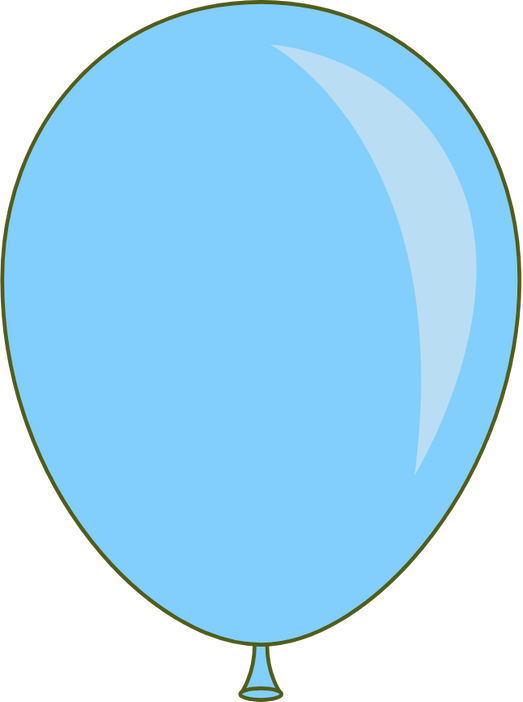
#> input picture assets/BalloonBlue.png, 523 x 702 px
$ python jigsaw_puzzle_generator.py --image ../assets/BalloonBlue.png
#> lines starting #> are read from the running program, lines starting #| are printed output that depends on the picture; after the words box and inside, x2 and y2 are one past the last pixel; in counts of white or black regions, pixels touching at a corner belong together
import os
import sys
import argparse
from pathlib import Path

import numpy
from PIL import Image, ImageDraw

t_FEMALE = 1
t_MALE = 2
t_LINE = 3

def computeBezierPoint(points, t):
    tSquared = t * t
    tCubed = tSquared * t

    cx = 3.0 * (points[1][0] - points[0][0]);
    bx = 3.0 * (points[2][0] - points[1][0]) - cx;
    ax = points[3][0] - points[0][0] - cx - bx;

    cy = 3.0 * (points[1][1] - points[0][1]);
    by = 3.0 * (points[2][1] - points[1][1]) - cy;
    ay = points[3][1] - points[0][1] - cy - by;

    x = (ax * tCubed) + (bx * tSquared) + (cx * t) + points[0][0];
    y = (ay * tCubed) + (by * tSquared) + (cy * t) + points[0][1];

    return (x,y)

def computerBezier(points,num):
    dt = 1.0/num
    curvePoints = []

    for i  in range(0,num) :
        p = computeBezierPoint(points,dt * i )
        curvePoints.append(p)

    return curvePoints


def polygonCropImage(im,polygon,name):
    imArray = numpy.asarray(im)

    # create mask
    #polygon = [(0,0),(0,200),(200,200)]
    maskIm = Image.new('L', (imArray.shape[1], imArray.shape[0]), 0)
    ImageDraw.Draw(maskIm).polygon(polygon, outline=1, fill=1)
    mask = numpy.array(maskIm)

    # assemble new image (uint8: 0-255)
    newImArray = numpy.empty(imArray.shape,dtype='uint8')

    # colors (three first columns, RGB)
    newImArray[:,:,:3] = imArray[:,:,:3]

    # transparency (4th column)
    newImArray[:,:,3] = mask*255

    # back to Image from numpy
    newIm = Image.fromarray(newImArray, "RGBA")
    newIm.save(name)

#we assume the (0,0) is at the center of the rectangle
class PieceOutLine():
    def __init__(self,width,height,ar,cr):
        self.w = width
        self.h = height
        self.arcRatio = ar
        self.connectRatio = cr
        self.pointNum = 300;

    def genRightFemaleArc(self,istop):
        halfW = self.w * 0.5
        halfH = self.h * 0.5
        arcW = self.w * self.arcRatio
        connectW = self.h * self.connectRatio

        top = (halfW,-halfH)
        bottom = (halfW + arcW, -connectW * 0.5)
        dw = bottom[0] - top[0]
        dh = bottom[1] - top[1]

        points = [ top,(top[0] +  dw/3 + 8,top[1] + dh/3),(top[0] + 2*dw/3 + 8,top[1] + dh * 2/3),bottom ]

        curvPoints = []
        if not istop:
            curvPoints = computerBezier(points, self.pointNum )
        else:
            left = []
            for p in reversed(points):
                left.append((p[0],-p[1]))
            curvPoints = computerBezier(left, self.pointNum )

        return curvPoints;

    def genRightFemaleConnect(self,left):
        halfW = self.w * 0.5
        halfH = self.h * 0.5
        arcW = self.w * self.arcRatio
        connectW = self.h * self.connectRatio

        startX = halfW + arcW
        startY = -connectW * 0.5

        endX = startX - connectW
        endY = 0
        points = [
                (startX,startY),
                (endX + (startX - endX)*3/5, -startY*2/3),
                (endX,2 * startY),
                (endX,endY)
                ]

        curvPoints = []
        if not left:
            curvPoints = computerBezier(points, self.pointNum )
        else:
            left = []
            for p in reversed(points):
                left.append((p[0],-p[1]))
            curvPoints = computerBezier(left, self.pointNum )

        return curvPoints

    def genBottomFemaleArc(self,isLeft):
        halfW = self.w * 0.5
        halfH = self.h * 0.5
        arcH = self.h * self.arcRatio
        connectW = self.w * self.connectRatio

        right = (halfW,halfH)
        left =  (connectW * 0.5,halfH + arcH)
        dw = right[0] - left[0]
        dh = left[1] - right[1]

        points = [ right,(right[0] - dw/3,right[1] + dh/3 + 8),(right[0] - 2*dw/3,right[1] + dh * 2/3 + 8),left]


        curvPoints = []
        if not isLeft:
            curvPoints = computerBezier(points, self.pointNum )
        else:
            left = []
            for p in reversed(points):
                left.append((-p[0],p[1]))
            curvPoints = computerBezier(left, self.pointNum )

        return curvPoints;

    def genBottomFemaleConnect(self,left):
        halfW = self.w * 0.5
        halfH = self.h * 0.5
        arcH = self.h * self.arcRatio
        connectW = self.w * self.connectRatio

        startX = connectW * 0.5
        startY = halfH + arcH

        endX = 0
        endY = startY - connectW
        points = [
                (startX,startY),
                (-startX*2/3 ,endY + (startY - endY)*3/5 ),
                (2*startX,endY),
                (endX,endY)
                ]

        curvPoints = []
        if not left:
            curvPoints = computerBezier(points, self.pointNum )
        else:
            left = []
            for p in reversed(points):
                left.append((-p[0],p[1]))
            curvPoints = computerBezier(left, self.pointNum )

        return curvPoints

    def genRightFemale(self):
        rightArc = self.genRightFemaleArc(False)
        right = self.genRightFemaleConnect(False)
        left = self.genRightFemaleConnect(True)
        leftArc = self.genRightFemaleArc(True)

        curvPoints = rightArc + right + left + leftArc
        return curvPoints;

    def genRightMale(self):
        halfW = self.w * 0.5
        points = self.genRightFemale()
        curvPoints = []
        for p in points:
            curvPoints.append((p[0] + (halfW - p[0]) * 2, p[1]) )
        return curvPoints

    def genRightLine(self):
        return [ ( self.w *0.5, self.h *0.5 ) ]

    def genLeftMale(self):
        halfW = self.w * 0.5
        points = self.genRightFemale()
        curvPoints = []
        for p in points:
            curvPoints.append( (p[0] - halfW * 2, p[1]) )
        return reversed(curvPoints)

    def genLeftFemale(self):
        halfW = self.w * 0.5
        points = self.genLeftMale()
        curvPoints = []
        for p in points:
            curvPoints.append(((-p[0] - halfW)*2 + p[0],p[1]))
        return curvPoints

    def genLeftLine(self):
        return [ ( -self.w*0.5, -self.h*0.5 ) ]

    def genBottomFemale(self):
        rightArc = self.genBottomFemaleArc(False)
        right = self.genBottomFemaleConnect(False)
        left = self.genBottomFemaleConnect(True)
        leftArc = self.genBottomFemaleArc(True)

        curvPoints = rightArc + right + left + leftArc
        return curvPoints;

    def genBottomMale(self):
        halfH = self.h * 0.5
        points = self.genBottomFemale()
        curvPoints = []
        for p in points:
            curvPoints.append((p[0],(halfH - p[1])*2 + p[1] ))
        return curvPoints

    def genBottomLine(self):
        return [ ( -self.w*0.5, self.h*0.5 ) ]

    def genTopMale(self):
        points = self.genBottomFemale()
        curvPoints = []
        for p in points:
            curvPoints.append((p[0],p[1] - self.h))

        return reversed(curvPoints)

    def genTopFemale(self):
        halfH = self.h * 0.5
        points = self.genTopMale()
        curvPoints = []
        for p in points:
            curvPoints.append((p[0],(-p[1] - halfH )*2 + p[1] ))
        return curvPoints

    def genTopLine(self):
        return [ ( self.w*0.5, -self.h*0.5 ) ]

    def genOutLine(self,pieceBorders):
        curvPoints = [ ]
        curvPoints.append((self.w * 0.5, self.h *0.5));
        func = [
                {
                    t_FEMALE:   self.genBottomFemale,
                    t_MALE:     self.genBottomMale,
                    t_LINE:     self.genBottomLine,
                },

                {
                    t_FEMALE:   self.genLeftFemale,
                    t_MALE:     self.genLeftMale,
                    t_LINE:     self.genLeftLine,
                },
                {
                    t_FEMALE:   self.genTopFemale,
                    t_MALE:     self.genTopMale,
                    t_LINE:     self.genTopLine,
                },
                {
                    t_FEMALE:   self.genRightFemale,
                    t_MALE:     self.genRightMale,
                    t_LINE:     self.genRightLine,
                },
        ]

        i =  0
        for f in func:
            curvPoints += f[pieceBorders[i]]()
            i = i + 1

        return curvPoints


class PieceInfo():
    def __init__(self,size,rowNum,colNum,ar,cr):
        self.w = size[0]/colNum
        self.h = size[1]/rowNum
        self.rowNum = rowNum
        self.colNum = colNum
        self.arcRatio = ar
        self.connectRatio = cr

    def getPieceInfo(self,row,col):
        arcW = self.w * self.arcRatio
        arcH = self.h * self.arcRatio
        connectW = self.w * self.connectRatio
        connectH = self.h * self.connectRatio
        borders = []

        t = t_MALE

        if (row + col)%2 == 0 :
            t = t_FEMALE

        if t == t_FEMALE:
            borders = [t_MALE,t_FEMALE,t_MALE,t_FEMALE]
        else:
            borders = [t_FEMALE,t_MALE,t_FEMALE,t_MALE]

        if col == 0:
            borders[1] = t_LINE

        if row == 0:
            borders[2] = t_LINE

        if (row + 1) == self.rowNum:
            borders[0] = t_LINE

        if (col + 1) == self.colNum:
            borders[3] = t_LINE

        topX = self.w * col
        topY =  self.h *row
        bottomX = self.w * (col + 1)
        bottomY = self.h *(row + 1)
        centerX = self.w * 0.5
        centerY = self.h * 0.5

        #bottom
        if borders[0] == t_MALE:
            bottomY += (connectW - arcH)
        elif borders[0] == t_FEMALE:
            bottomY += arcH

        #left
        if borders[1] == t_MALE:
            topX -= (connectH - arcW)
            centerX += (connectH - arcW)
        elif borders[1] == t_FEMALE:
            topX -= arcW
            centerX += arcW
        #Top
        if borders[2] == t_MALE:
            topY -= (connectW - arcH)
            centerY += (connectW - arcH)
        elif borders[2] == t_FEMALE:
            topY -= arcH
            centerY += arcH

        #right
        if borders[3] == t_MALE:
            bottomX += (connectH - arcW)
        elif borders[3] == t_FEMALE:
            bottomX += arcW

        return (
                int(round(topX)),
                int(round(topY)),
                int(round(bottomX)),
                int(round(bottomY))
                ),(centerX,centerY),borders

def createPuzzlePieces(name,row,col,outPrefix):
#> called with name = '../assets/BalloonBlue.png', row = 4, col = 4, outPrefix = 'puzzle_pieces/piece_'
    im = Image.open(name).convert("RGBA")
#> im is the input picture: PIL image 523x702 RGBA; mean R, G, B, A 96.5, 147.8, 175.7, 182.1
    arcRatio = 0.07
    connectRatio = 0.3
    r = 3

    info = PieceInfo(im.size,row,col,arcRatio,connectRatio)

    outLine = PieceOutLine(im.size[0]/col,im.size[1]/row,arcRatio,connectRatio)

    w =im.size[0]/col
#> w = 130.8
    h = im.size[1]/row
#> h = 175.5

    draw = ImageDraw.Draw(im)
    outLinePoints = []
    json="{"
    first = True
    for i in range (0,row):
        for j in range (0,col):
            rect,center,borders = info.getPieceInfo(i,j)
            name = outPrefix + str(i) + "_" + str(j)
            if not first:
                json +=","
            first = False

            json +="\n    \"" + os.path.basename(name) + "\":[" + str(rect[0]) + "," + str(rect[1]) + "]"
            region = im.crop(rect)
            curvPoints = outLine.genOutLine(borders)

            cropPoints = []
            for p in curvPoints:
                cropPoints.append((p[0] + center[0],p[1] + center[1]))
            polygonCropImage(region,cropPoints,name + ".png");

            for p in curvPoints:
                outLinePoints.append((p[0] + j * w  + 0.5 * w ,p[1] + i * h + 0.5 * h))
#> this loop made 4 passes
#> pass 1, in polygonCropImage, `mask = numpy.array(maskIm)`:
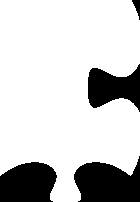
#> mask: shape (202, 140); values 0 (black) and 1 (white), 79.4% white; 4 black regions, box (x1, y1, x2, y2) and area: (74, 156, 140, 202) 2250, (0, 162, 57, 202) 1924, (88, 64, 140, 112) 1579, (132, 0, 140, 20) 80
#> pass 1, in polygonCropImage, `newIm = Image.fromarray(newImArray, "RGBA")`:
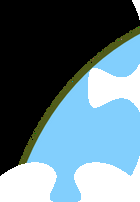
#> newIm: PIL image 140x202 RGBA; mean R, G, B, A 67.7, 105.8, 124.3, 202.4; transparent parts drawn white
#> after the loop:
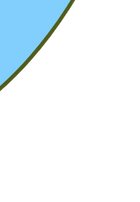
#> region: PIL image 140x202 RGBA; mean R, G, B, A 17.8, 27.2, 30.6, 34.1; transparent parts drawn white
#> after the loop, outLinePoints = 57632 items

    json +="\n}\n"
    dataFile = open(outPrefix + "data.json" ,"w");
    dataFile.write(json)
    dataFile.flush()
    dataFile.close()

    bgColor = (255,255,255,0)
    lineColor = (0,0,0,255)

    outLinedraw = ImageDraw.Draw(im)

    outLinedraw.rectangle( [ (0,0), (im.size[0],im.size[1]) ],fill = bgColor,outline = bgColor)

    for p in outLinePoints:
        px = p[0]
        py = p[1]
        outLinedraw.ellipse( (px - r, py - r, px + r, py + r ), fill=lineColor ,outline = lineColor)
#> this loop made 57632 passes
#> (px, py) on passes 1 to 3: (130.8, 175.5), (130.8, 175.5), (130.6, 175.4)

    for x in range(0,im.size[0]):
        px = x
        py = 0.5 * r
        outLinedraw.ellipse( (px - r, py - r, px + r, py + r ), fill=lineColor,outline = lineColor)
        py = im.size[1] - 0.5 * r
        outLinedraw.ellipse( (px - r, py - r, px + r, py + r ), fill=lineColor,outline = lineColor)

    for y in range(0,im.size[1]):
        px = 0.5 * r
        py = y
        outLinedraw.ellipse( (px - r, py - r, px + r, py + r ), fill=lineColor,outline = lineColor)
        px = im.size[0] - 0.5 * r
        outLinedraw.ellipse( (px - r, py - r, px + r, py + r ), fill=lineColor,outline = lineColor)

    im.save(outPrefix + "outline.png");
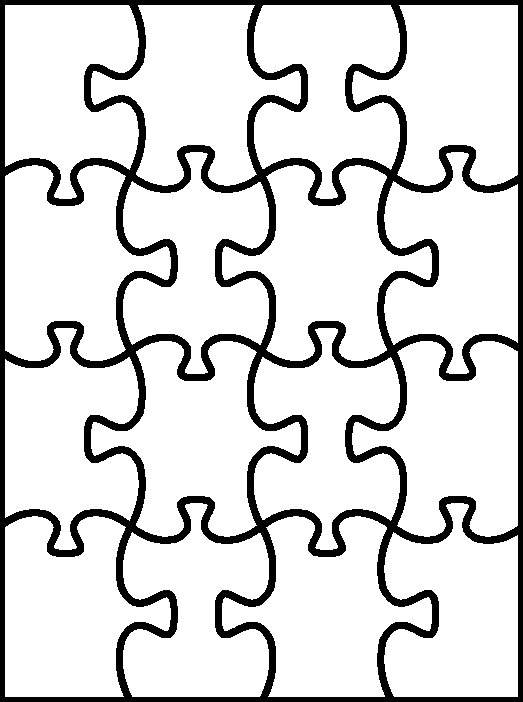
#> saved as piece_outline.png: PIL image 523x702 RGBA; mean R, G, B, A 216.8, 216.8, 216.8, 38.2; transparent parts drawn white


def split_image(image_path, rows, columns, output_dir, style='rectangle'):
    if not os.path.exists(output_dir) :
        os.makedirs(output_dir)

    outPrefix = output_dir + "/piece_"
    createPuzzlePieces(image_path, rows, columns, outPrefix)

def main():
    parser = argparse.ArgumentParser(description='Split an image into puzzle pieces')
    parser.add_argument('--image', required=True, help='Path to the input image')
    parser.add_argument('--rows', type=int, default=4, help='Number of rows')
    parser.add_argument('--columns', type=int, default=4, help='Number of columns')
    parser.add_argument('--output', default='puzzle_pieces', help='Output directory')
    parser.add_argument('--style', choices=['rectangle', 'jigsaw'], default='rectangle',
                      help='Style of puzzle pieces (rectangle or jigsaw)')

    args = parser.parse_args()

    try:
        split_image(args.image, args.rows, args.columns, args.output, args.style)
        print(f'\nPuzzle pieces have been generated in: {args.output}')
    except Exception as e:
        print(f'Error: {str(e)}')
        return 1

    return 0

if __name__ == '__main__':
    exit(main())
#> (the program exits here)
